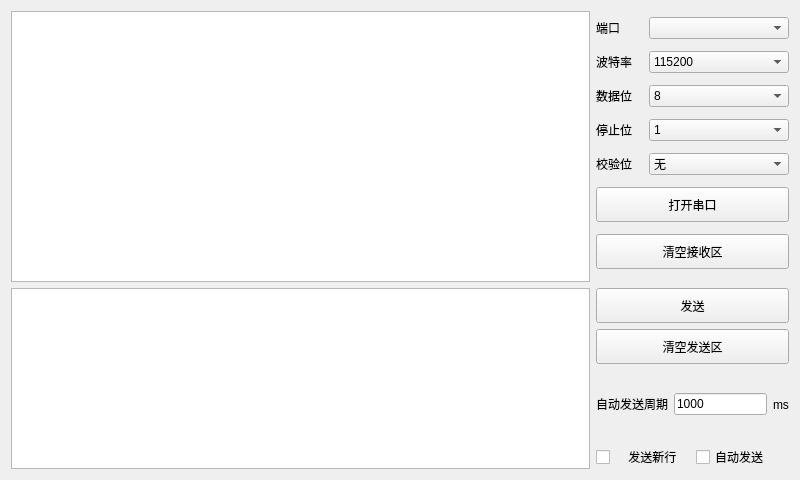
<?xml version="1.0" encoding="UTF-8"?>
<ui version="4.0">
 <class>Widget</class>
 <widget class="QWidget" name="Widget">
  <property name="geometry">
   <rect>
    <x>0</x>
    <y>0</y>
    <width>800</width>
    <height>480</height>
   </rect>
  </property>
  <property name="minimumSize">
   <size>
    <width>800</width>
    <height>480</height>
   </size>
  </property>
  <property name="maximumSize">
   <size>
    <width>800</width>
    <height>480</height>
   </size>
  </property>
  <property name="windowTitle">
   <string>串口调试助手</string>
  </property>
  <layout class="QVBoxLayout" name="verticalLayout_4">
   <item>
    <layout class="QVBoxLayout" name="verticalLayout_3" stretch="6,4">
     <item>
      <layout class="QHBoxLayout" name="horizontalLayout_6" stretch="6,2">
       <item>
        <widget class="QTextBrowser" name="text_receive"/>
       </item>
       <item>
        <layout class="QVBoxLayout" name="verticalLayout">
         <item>
          <layout class="QHBoxLayout" name="horizontalLayout" stretch="1,3">
           <item>
            <widget class="QLabel" name="label">
             <property name="text">
              <string>端口</string>
             </property>
            </widget>
           </item>
           <item>
            <widget class="QComboBox" name="cmb_port"/>
           </item>
          </layout>
         </item>
         <item>
          <layout class="QHBoxLayout" name="horizontalLayout_2" stretch="1,3">
           <item>
            <widget class="QLabel" name="label_2">
             <property name="text">
              <string>波特率</string>
             </property>
            </widget>
           </item>
           <item>
            <widget class="QComboBox" name="cmb_rate">
             <item>
              <property name="text">
               <string>115200</string>
              </property>
             </item>
             <item>
              <property name="text">
               <string>9600</string>
              </property>
             </item>
             <item>
              <property name="text">
               <string>19200</string>
              </property>
             </item>
             <item>
              <property name="text">
               <string>38400</string>
              </property>
             </item>
             <item>
              <property name="text">
               <string>57600</string>
              </property>
             </item>
            </widget>
           </item>
          </layout>
         </item>
         <item>
          <layout class="QHBoxLayout" name="horizontalLayout_3" stretch="1,3">
           <item>
            <widget class="QLabel" name="label_3">
             <property name="text">
              <string>数据位</string>
             </property>
            </widget>
           </item>
           <item>
            <widget class="QComboBox" name="cmb_data">
             <item>
              <property name="text">
               <string>8</string>
              </property>
             </item>
             <item>
              <property name="text">
               <string>5</string>
              </property>
             </item>
             <item>
              <property name="text">
               <string>6</string>
              </property>
             </item>
             <item>
              <property name="text">
               <string>7</string>
              </property>
             </item>
            </widget>
           </item>
          </layout>
         </item>
         <item>
          <layout class="QHBoxLayout" name="horizontalLayout_4" stretch="1,3">
           <item>
            <widget class="QLabel" name="label_4">
             <property name="text">
              <string>停止位</string>
             </property>
            </widget>
           </item>
           <item>
            <widget class="QComboBox" name="cmb_stop">
             <item>
              <property name="text">
               <string>1</string>
              </property>
             </item>
             <item>
              <property name="text">
               <string>2</string>
              </property>
             </item>
            </widget>
           </item>
          </layout>
         </item>
         <item>
          <layout class="QHBoxLayout" name="horizontalLayout_5" stretch="1,3">
           <item>
            <widget class="QLabel" name="label_5">
             <property name="text">
              <string>校验位</string>
             </property>
            </widget>
           </item>
           <item>
            <widget class="QComboBox" name="cmb_check">
             <item>
              <property name="text">
               <string>无</string>
              </property>
             </item>
             <item>
              <property name="text">
               <string>奇</string>
              </property>
             </item>
             <item>
              <property name="text">
               <string>偶</string>
              </property>
             </item>
            </widget>
           </item>
          </layout>
         </item>
         <item>
          <widget class="QPushButton" name="btn_open">
           <property name="minimumSize">
            <size>
             <width>0</width>
             <height>35</height>
            </size>
           </property>
           <property name="text">
            <string>打开串口</string>
           </property>
           <property name="checkable">
            <bool>true</bool>
           </property>
           <property name="checked">
            <bool>false</bool>
           </property>
          </widget>
         </item>
         <item>
          <widget class="QPushButton" name="btn_cleanR">
           <property name="minimumSize">
            <size>
             <width>0</width>
             <height>35</height>
            </size>
           </property>
           <property name="text">
            <string>清空接收区</string>
           </property>
          </widget>
         </item>
        </layout>
       </item>
      </layout>
     </item>
     <item>
      <layout class="QHBoxLayout" name="horizontalLayout_9" stretch="6,2">
       <item>
        <widget class="QTextEdit" name="text_send"/>
       </item>
       <item>
        <layout class="QVBoxLayout" name="verticalLayout_2" stretch="3,3,1,1">
         <item>
          <widget class="QPushButton" name="btn_send">
           <property name="minimumSize">
            <size>
             <width>0</width>
             <height>35</height>
            </size>
           </property>
           <property name="text">
            <string>发送</string>
           </property>
          </widget>
         </item>
         <item>
          <widget class="QPushButton" name="btn_cleanS">
           <property name="minimumSize">
            <size>
             <width>0</width>
             <height>35</height>
            </size>
           </property>
           <property name="text">
            <string>清空发送区</string>
           </property>
          </widget>
         </item>
         <item>
          <layout class="QHBoxLayout" name="horizontalLayout_8" stretch="0,0,0">
           <item>
            <widget class="QLabel" name="label_6">
             <property name="minimumSize">
              <size>
               <width>0</width>
               <height>0</height>
              </size>
             </property>
             <property name="maximumSize">
              <size>
               <width>16777215</width>
               <height>30</height>
              </size>
             </property>
             <property name="text">
              <string>自动发送周期</string>
             </property>
            </widget>
           </item>
           <item>
            <widget class="QLineEdit" name="text_ms">
             <property name="text">
              <string>1000</string>
             </property>
            </widget>
           </item>
           <item>
            <widget class="QLabel" name="label_7">
             <property name="text">
              <string>ms</string>
             </property>
            </widget>
           </item>
          </layout>
         </item>
         <item>
          <layout class="QHBoxLayout" name="horizontalLayout_7">
           <item>
            <widget class="QCheckBox" name="cb_newLine">
             <property name="enabled">
              <bool>true</bool>
             </property>
             <property name="text">
              <string>    发送新行</string>
             </property>
             <property name="checked">
              <bool>false</bool>
             </property>
             <property name="tristate">
              <bool>false</bool>
             </property>
            </widget>
           </item>
           <item>
            <widget class="QCheckBox" name="cb_auto">
             <property name="text">
              <string>自动发送</string>
             </property>
            </widget>
           </item>
          </layout>
         </item>
        </layout>
       </item>
      </layout>
     </item>
    </layout>
   </item>
  </layout>
 </widget>
 <resources/>
 <connections/>
</ui>
